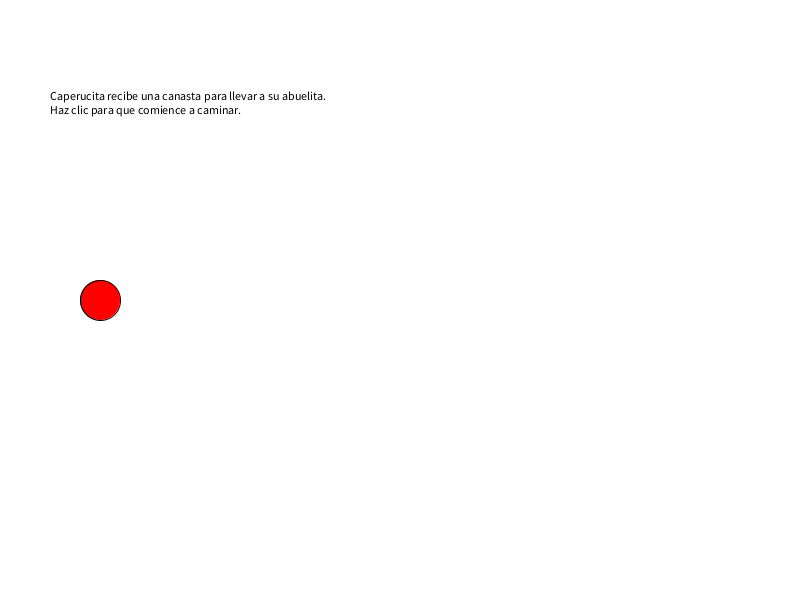
Frame 1 (no input)
Frame 60 (the mouse pressed at the canvas centre just before this capture): identical to frame 1, image omitted
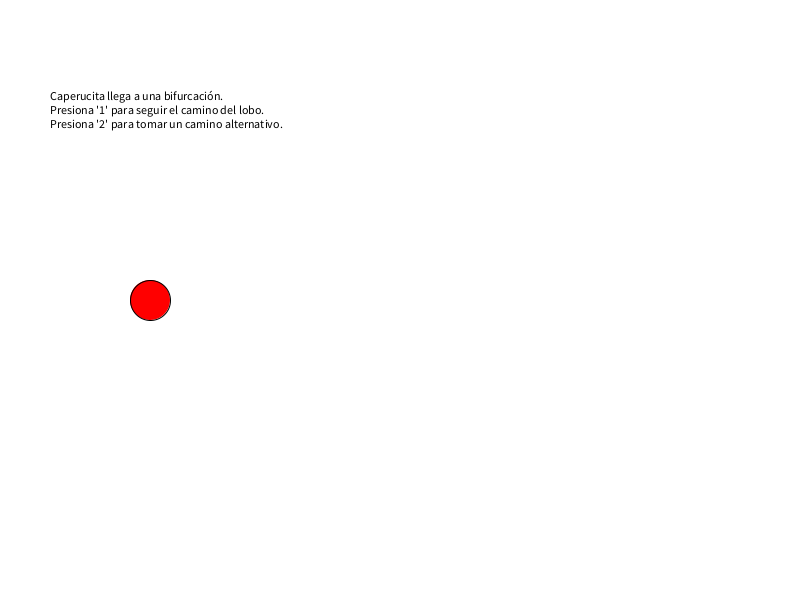
Frame 120 (the mouse held since frame 60 and released just before this capture)

The Processing sketch that drew these frames (run headless with seeded random() and noise(); from frame 60 on, the mouse is pressed at the canvas centre):

// Processing sketch: estados_caperucita_roja_
// ── estados_caperucita_roja_.pde
// Estados
//Referente de la historia de caperucita y chat gpt en el orden de diaologos.
int estado = 0;
PVector caperucita;

void setup() {
  size(800, 600);
  caperucita = new PVector(100, height / 2);
}

void draw() {
  background(255);
  
  switch (estado) {
    case 0:
      mostrarInicio();
      break;
    case 1:
      mostrarBifurcacion();
      break;
    case 2:
      caminoLobo_dialogo();
      break;
    case 3:
      loboDisfrazado();
      break;
    case 4:
      caminoAlternativo();
      break;
    case 5:
      climaxLobo();
      break;
    case 6:
      cazadorSalva();
      break;
    case 7:
      climaxAlternativo();
      break;
    case 8:
      desenlace();
      break;
  }

  // Dibujar a Caperucita
  fill(255, 0, 0);
  ellipse(caperucita.x, caperucita.y, 40, 40); // simplificado
}

// ------------------ ESTADOS --------------------

void mostrarInicio() {
  fill(0);
  text("Caperucita recibe una canasta para llevar a su abuelita.\nHaz clic para que comience a caminar.", 50, 100);
}

void mostrarBifurcacion() {
  fill(0);
  text("Caperucita llega a una bifurcación.\nPresiona '1' para seguir el camino del lobo.\nPresiona '2' para tomar un camino alternativo.", 50, 100);
}

void caminoLobo_dialogo() {
  fill(0);
  text("El lobo: ¿A dónde vas, niña?\nPresiona 'S' para responder.", 50, 100);
}

void loboDisfrazado() {
  fill(0);
  text("El lobo llegó antes y se disfrazó de la abuelita.\nHaz clic para continuar...", 50, 100);
}

void caminoAlternativo() {
  fill(0);
  text("Caperucita llega primero. Presiona 'A' para advertir a la abuelita.", 50, 100);
}

void climaxLobo() {
  fill(0);
  text("Caperucita: ¡Qué ojos tan grandes tienes!\nPresiona 'D' para continuar el diálogo.\nPresiona ESPACIO para que aparezca el cazador.", 50, 100);
}

void cazadorSalva() {
  fill(0);
  text("El cazador aparece y salva a la abuelita y a Caperucita.\nHaz clic para ver el final.", 50, 100);
}

void climaxAlternativo() {
  fill(0);
  text("El lobo se come a Caperucita y a la abuelita.\nHaz clic para ver al lobo lleno.", 50, 100);
}

void desenlace() {
  fill(0);
  if (finalBueno) {
    text("Final feliz: El cazador salvó a todos.\nFin.", 50, 100);
  } else {
    text("Final trágico: El lobo se los comió.\nFin.", 50, 100);
  }
}

// ------------------ INTERACCIONES --------------------
boolean finalBueno = false;

void mousePressed() {
  if (estado == 0) {
    caperucita.x += 50;
    estado = 1;
  } else if (estado == 3) {
    estado = 5;
  } else if (estado == 6 || estado == 7) {
    estado = 8;
  }
}

void keyPressed() {
  if (estado == 1) {
    if (key == '1') {
      estado = 2; // Camino del lobo
    } else if (key == '2') {
      estado = 4; // Camino alternativo
    }
  } else if (estado == 2 && key == 's') {
    estado = 3; // Lobo disfrazado
  } else if (estado == 4 && key == 'a') {
    estado = 7; // Lobo se los come
    finalBueno = false;
  } else if (estado == 5 && key == 'd') {
    // solo avanza diálogo, se queda en estado 5
  } else if (estado == 5 && key == ' ') {
    estado = 6; // Cazador aparece
    finalBueno = true;
  }
}

void mouseReleased() {
  println("Mouse liberado en: " + mouseX + ", " + mouseY);
}

void mouseMoved() {
  println("Mouse movido a: " + mouseX + ", " + mouseY);
}

void mouseDragged() {
  caperucita.x = mouseX;
  caperucita.y = mouseY;
  println("Arrastrando a Caperucita");
}
